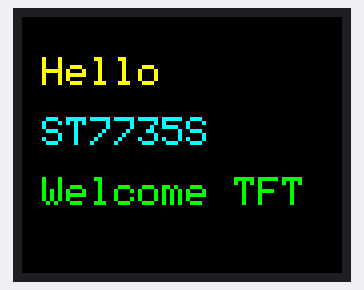
A sketch run on a simulated Arduino Uno, built with avr-gcc and run on an emulated ATmega328P. On the bench: 160×128 colour display.

Above: at 0.2 s.

The sketch:

TFT_LCD.ino
```cpp
/*
Show letter
Line 1: "Hello"       (Yellow)
Line 2: "ST7735S"     (Cyan)
Line 3: "Welcome TFT" (Green)

on ST7735S

Wire Connection
Wiring: ST7735S TFT to Arduino UNO

Your code uses SPI (hardware SPI + control pins). Wire as follows:
TFT Display Pin	Arduino UNO Pin	Function
VCC	5V	Power supply
GND	GND	Ground
CS	10	Chip Select (TFT_CS)
RESET (RST)	8	Reset (TFT_RST)
DC (A0)	9	Data/Command (TFT_DC)
SDA (MOSI)	11	SPI MOSI (data line)
SCK	13	SPI Clock
LED (BL)	5V (via 100Ω res)	Backlight (can use 3.3V)

🧠 Note: Some modules are 3.3V logic. If yours is not 5V-tolerant, use a logic level shifter.

*/

#include <Adafruit_GFX.h>
#include <Adafruit_ST7735.h>
#include <SPI.h>

// Define TFT pins for UNO
#define TFT_CS     10
#define TFT_DC     9
#define TFT_RST    8

// Initialize TFT
Adafruit_ST7735 tft = Adafruit_ST7735(TFT_CS, TFT_DC, TFT_RST);

void setup() {
  tft.initR(INITR_BLACKTAB);  // or GREENTAB or REDTAB if BLACKTAB doesn't work
  tft.setRotation(1);         // Landscape
  tft.fillScreen(ST7735_BLACK);
}

void loop() {
  // Show text
  tft.fillScreen(ST7735_BLACK);
  tft.setTextColor(ST7735_YELLOW);
  tft.setTextSize(2);
  tft.setCursor(10, 20);
  tft.println("Hello");

  tft.setCursor(10, 50);
  tft.setTextColor(ST7735_CYAN);
  tft.println("ST7735S");

  tft.setCursor(10, 80);
  tft.setTextColor(ST7735_GREEN);
  tft.println("Welcome TFT");

  delay(500); // On for 500ms

  // Clear screen
  tft.fillScreen(ST7735_BLACK);
  delay(500); // Off for 500ms
}
```
